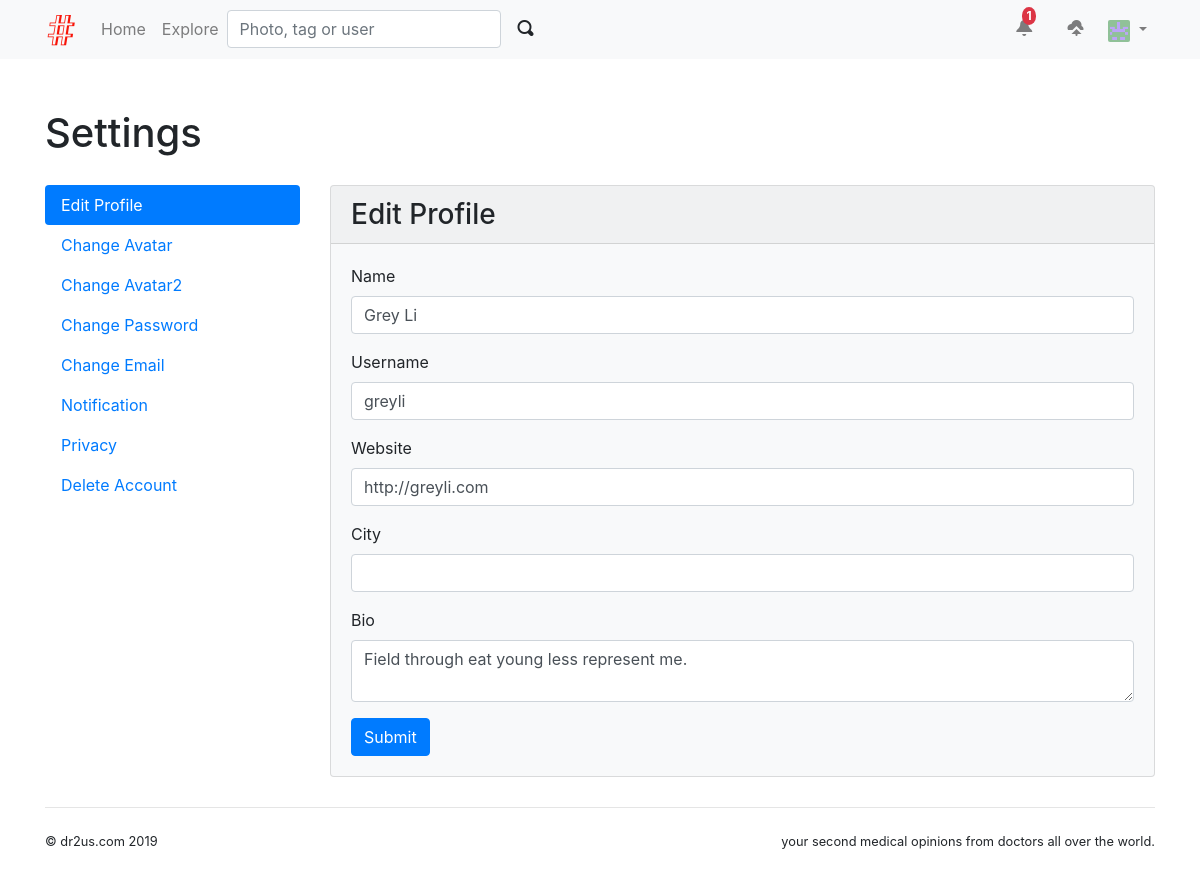
Before: /user/settings/profile (signed in) with the older database file.
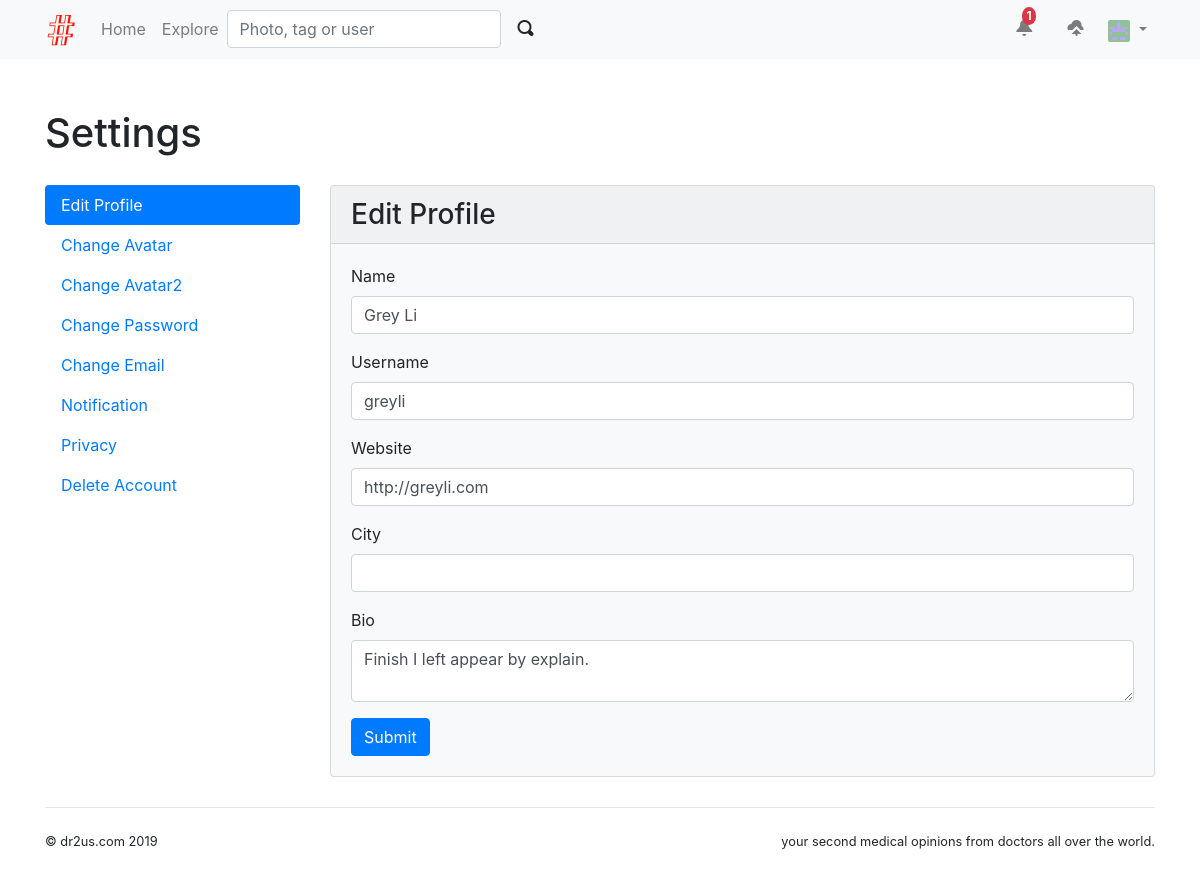
After: the same page with the newer database file.
### albumy/models.py (models this page shows, shortened)
@whooshee.register_model('name', 'username')
class User(db.Model, UserMixin):
    id = db.Column(db.Integer, primary_key=True)
    username = db.Column(db.String(20), unique=True, index=True)
    email = db.Column(db.String(254), unique=True, index=True)
    password_hash = db.Column(db.String(128))
    name = db.Column(db.String(30))
    website = db.Column(db.String(255))
    bio = db.Column(db.String(120))
    location = db.Column(db.String(50))
    member_since = db.Column(db.DateTime, default=datetime.utcnow)
    avatar_s = db.Column(db.String(64))
    avatar_m = db.Column(db.String(64))
    avatar_l = db.Column(db.String(64))
    avatar_raw = db.Column(db.String(64), default='default.jpg')
    avatar_raw2 = db.Column(db.String(64),default='default2.jpg')
    confirmed = db.Column(db.Boolean, default=False)
    locked = db.Column(db.Boolean, default=False)
    active = db.Column(db.Boolean, default=True)
    public_collections = db.Column(db.Boolean, default=True)
    receive_comment_notification = db.Column(db.Boolean, default=True)
    receive_follow_notification = db.Column(db.Boolean, default=True)
    receive_collect_notification = db.Column(db.Boolean, default=True)
    role_id = db.Column(db.Integer, db.ForeignKey('role.id'))
    role = db.relationship('Role', back_populates='users')
    photos = db.relationship('Photo', back_populates='author', cascade='all')
    comments = db.relationship('Comment', back_populates='author', cascade='all')
    notifications = db.relationship('Notification', back_populates='receiver', cascade='all')
    collections = db.relationship('Collect', back_populates='collector', cascade='all')
    following = db.relationship('Follow', foreign_keys=[Follow.follower_id], back_populates='follower',
                                lazy='dynamic', cascade='all')
    followers = db.relationship('Follow', foreign_keys=[Follow.followed_id], back_populates='followed',
                                lazy='dynamic', cascade='all')
    awards = db.relationship('Rate', foreign_keys=[Rate.awarded_id], back_populates='awarded', cascade='all', lazy='dynamic')
    doctor = db.relationship('Doctor',backref = 'user', cascade='all, delete-orphan',uselist=False)
    @property
    def is_active(self):
        return self.active
    def can(self, permission_name):
        permission = Permission.query.filter_by(name=permission_name).first()
        return permission is not None and self.role is not None and permission in self.role.permissions

### albumy/blueprints/user.py (the view, shortened to what this page needs)
@user_bp.route('/settings/profile', methods=['GET', 'POST'])
@login_required
def edit_profile():
    form = EditProfileForm()
    form.name.data = current_user.name
    form.username.data = current_user.username
    form.bio.data = current_user.bio
    form.website.data = current_user.website
    form.location.data = current_user.location
    return render_template('user/settings/edit_profile.html', form=form)

### albumy/forms/user.py (shortened to what this page needs)
class EditProfileForm(FlaskForm):
    name = StringField('Name', validators=[DataRequired(), Length(1, 30)])
    username = StringField('Username', validators=[DataRequired(), Length(1, 20),
                                                   Regexp('^[a-zA-Z0-9]*$',
                                                          message='The username should contain only a-z, A-Z and 0-9.')])
    website = StringField('Website', validators=[Optional(), Length(0, 255)])
    location = StringField('City', validators=[Optional(), Length(0, 50)])
    bio = TextAreaField('Bio', validators=[Optional(), Length(0, 120)])
    submit = SubmitField()

### albumy/__init__.py (called while the page is built)
def register_template_context(app):
    @app.context_processor
    def make_template_context():
        if current_user.is_authenticated:
            notification_count = Notification.query.with_parent(current_user).filter_by(is_read=False).count()
        else:
            notification_count = None
        return dict(notification_count=notification_count)

### albumy/extensions.py (called while the page is built)
@login_manager.user_loader
def load_user(user_id):
    from albumy.models import User
    user = User.query.get(int(user_id))
    return user

### albumy/templates/user/settings/edit_profile.html (shortened to what this page needs)
{% extends 'user/settings/base.html' %}
{% from 'bootstrap/form.html' import render_form %}
{% block setting_content %}
    <div class="card w-100 bg-light">
        <h3 class="card-header">Edit Profile</h3>
        <div class="card-body">
            {{ render_form(form) }}
        </div>
    </div>
{% endblock %}

### albumy/templates/base.html (shortened to what this page needs)
{% from 'bootstrap/nav.html' import render_nav_item %}
<!DOCTYPE html>
<html lang="en">
<head>
    {% block head %}
        {% block styles %}
            <link rel="stylesheet" href="{{ url_for('static', filename='css/bootstrap.min.css') }}">
            <link rel="stylesheet" href="{{ url_for('static', filename='open-iconic/font/css/open-iconic-bootstrap.css') }}">
            <link rel="stylesheet" href="{{ url_for('static', filename='css/style.css') }}">
        {% endblock %}
    {% endblock head %}
</head>
<body>
{% block navbar %}
    <nav class="navbar navbar-expand-lg navbar-light bg-light">
        <div class="container">
            <a class="navbar-brand" href="{{ url_for('main.index') }}">
                <img src="{{ url_for('static', filename='favicon.ico') }}" alt="Albumy">
            </a>
            <div class="collapse navbar-collapse" id="navbarColor01">
                <div class="navbar-nav mr-auto">
                    {{ render_nav_item('main.index', 'Home') }}
                    {{ render_nav_item('main.explore', 'Explore') }}
                    <form class="form-inline my-2 my-lg-0" action="{{ url_for('main.search') }}">
                        <input type="text" name="q" class="form-control mr-sm-1" placeholder="Photo, tag or user"
                               required>
                        <button class="btn btn-light my-2 my-sm-0" type="submit">
                            <span class="oi oi-magnifying-glass"></span>
                        </button>
                    </form>
                </div>
                <div class="navbar-nav ml-auto">
                {% if current_user.is_authenticated %}
                    <a class="nav-item nav-link" href="{{ url_for('main.show_notifications', filter='unread') }}">
                        <span class="oi oi-bell"></span>
                        <span id="notification-badge"
                              class="{% if notification_count == 0 %}hide{% endif %} badge badge-danger badge-notification"
                              data-href="{{ url_for('ajax.notifications_count') }}">{{ notification_count }}</span>
                    </a>
                    <a class="nav-item nav-link" href="{{ url_for('main.upload') }}" title="Upload">
                        <span class="oi oi-cloud-upload"></span>&nbsp;&nbsp;
                    </a>
                    <div class="dropdown nav-item">
                        <a href="#" class="nav-link dropdown-toggle" data-toggle="dropdown" role="button"
                           aria-expanded="false">
                            <img class="avatar-xs"
                                 src="{{ url_for('main.get_avatar', filename=current_user.avatar_s) }}">
                        </a>
                    </div>
                {% else %}
                    <a class="btn btn-outline-primary" href="{{ url_for('auth.login') }}">Login</a>&nbsp;&nbsp;
                    <a class="btn btn-primary" href="{{ url_for('auth.register') }}">Join Albumy</a>
                {% endif %}
                </div>
            </div>
        </div>
    </nav>
{% endblock %}
<main>
    <div class="container">
        {% block content %}{% endblock %}
        {% block footer %}
            <footer>
                <p class="float-left">
                    <small>&copy; dr2us.com 2019
                    </small>
                </p>
                <p class="float-right">
                    <small>your second medical opinions from doctors all over the world.</small>
                </p>
            </footer>
        {% endblock %}
    </div>
</main>
</body>
</html>

Changed rows visible on the page:
changed User "Grey Li": bio "Field through eat young less represent me." → "Finish I left appear by explain."
